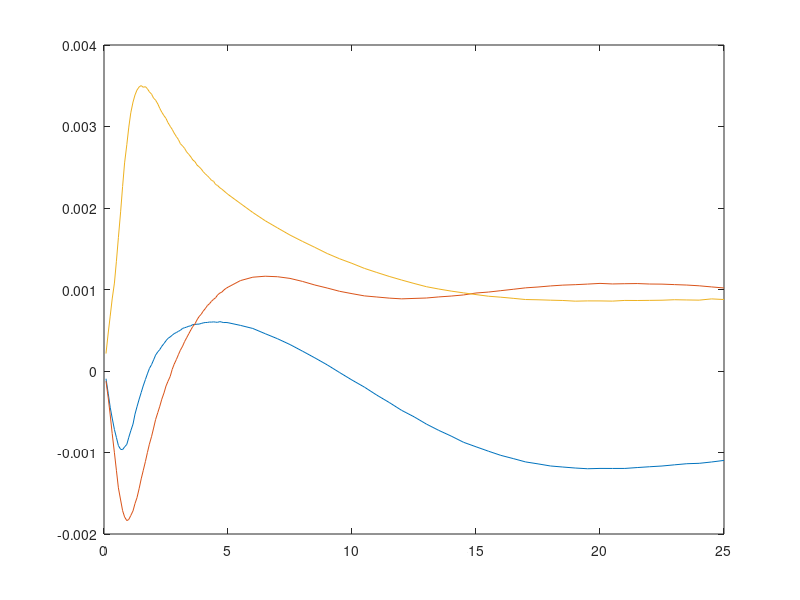

Write the MATLAB code that produced this figure. (Note: this script raises an error after producing the figure.)
%% Cleanup and data loading
clc;
clear all;
close all;

%% Setting up constants
Q = 12;                 % number of compoundings per year for non-infinitesimal model
N = 3;                  % number of principal components
M = 10;                 % number of simulations
D = 252;                % days in year
T = 5*D;                % number of days to simulate
dT = 1/D;               % time step for simulation
s_dT = sqrt(dT);

MICEX_NSS = 1;
BANK_ENGLAND_FWD = 2;
SELECTED_MODEL = BANK_ENGLAND_FWD;

LOGNORMAL = 1;          % 0 - standard model, 1 - non-infinitesimal
APPROXIMATE = 1;        % 0 - no principal components approximation, 1 - polynomial approximation
QUASY_RANDOM = 1;       % 0 - use quasi-random, 1 - low-discrepancy numbers

%% Loading data
switch SELECTED_MODEL
    case MICEX_NSS
        % I have to load data and calculate three variables: dates, rates, terms
        load('hjm_micex_nss.mat');
        terms = [0.01 0.5:0.5:25];
        d_terms = diff(terms);
        
        N1 = size(BETA0, 1);
        M1 = size(terms, 2);
        rates = zeros(N1, M1);
        
        for i = 1:N1
            tau_t = TAU(i)./terms;
            t_tau = terms./TAU(i);
            e_tau_t = exp(-t_tau);
            rates(i,:) = BETA0(i) ...
                        + (BETA1(i)+BETA2(i))*tau_t.*(1-e_tau_t) ...
                        - BETA2(i)*e_tau_t ... 
                        + G1(i)*exp(-(terms.^2)/2) ...
                        + G2(i)*exp(-((terms-1).^2)/2) ...
                        + G3(i)*exp(-((terms-2).^2)/2);
            rates(i,:) = rates(i,:) / 100;
            d_rates = diff(rates(i,:));
            rates(i,:) = convert_to_forward(rates(i,:), terms); 
        end
        dates = TRADEDATE;
    case BANK_ENGLAND_FWD
        load('hjm_boe_forward.mat');
        d_terms = diff(terms);
end

%% Removing empty data
index = find(min(rates, [], 2) == 0);    % finding rows which contain zeros
report.num_zeros = size(index, 1);

rates(index, :) = [];
dates(index) = [];

dates = x2mdate(dates); % not really necessary but nice indeed

%% Estimating volatilities of interest rates
if LOGNORMAL == 0 
    covariance = cov(diff(rates)) * D/10000;
else
    covariance = cov(diff(((1+rates).^(1/Q)-1)*Q)) * D/10000;
end

[V,K] = eig(covariance);
eigen_values = diag(K);
report.percentage_explained = sum(eigen_values(end-N+1:end))/sum(eigen_values);
eigen_values = eigen_values(end-N+1:end);
eigen_vectors = V(:, end-N+1:end);
for i=1:N
    eigen_vectors(:,i) = eigen_vectors(:,i).*sqrt(eigen_values(i));
end

%% And plotting eigenvectors
plot(terms, eigen_vectors, 'YDataSource', 'eigen_vectors', 'XDataSource', 'terms');

%% Fitting eigenvectors
X = polynom(terms', 3);
theta = pinv(X'*X) * X' * eigen_vectors;
fitted_eigen_vectors = X*theta;

%% And plotting eigenvectors together with fitted eigenvectors
plot(terms,[eigen_vectors fitted_eigen_vectors], 'YDataSource', 'eigen_vectors', 'XDataSource', 'terms');

%% Estimating risk-neutral drift and volatility
if APPROXIMATE == 0
    pcv = eigen_vectors;
else
    pcv = fitted_eigen_vectors;
end
N1 = size(pcv, 1);
M1 = size(pcv, 2);

diffusion = zeros(N1, M1);
diffusion(1,:) = pcv(1,:);
for i = 2:N1
    % TODO here's numerical integration while I could do exact
    diffusion(i,:) = diffusion(i-1,:)+((pcv(i,:)+pcv(i-1,:))/2)*d_terms(i-1); 
end

pcv = pcv .* diffusion;
drift = sum(pcv, 2);

%% And plotting drift
plot(terms, drift, 'YDataSource', 'drift_vector', 'XDataSource', 'terms');

%% Monte-Carlo simulation using Musiela parametrization
% At the moment I have a current forward rate curve
[~, index] = max(dates);    % select last date
F0 = rates(index, :)/100;   % initial rate curve

% Defining Zero-Coupon Bond
ZCB.Term = 5;
ZCB.Data = zeros(1,M); % a zero-coupon bond with maturity of 5 years

% Defininig Cap
Cap.Term = 4;
Cap.Rate = (2/3)*mean(mean(rates))/100;
Cap.Period = 1/4;
Cap.Caplets = zeros(M, Cap.Term/Cap.Period);
Cap.Periods = floor(cumsum(ones(1,Cap.Term/Cap.Period)*Cap.Period)*D);
Cap.NumPmts = Cap.Term/Cap.Period;

tic
dt = [d_terms d_terms(end)];

for time=1:M
    M = size(terms, 2);
    f = zeros(T, M);
    f(1,:) = F0;
    if QUASY_RANDOM == 0 
        motion =  randn(T, N) * diffusion';
    else
        rands = zeros(T,N);
        for i = 1:N
            rands(:,i) = lhsnorm(0,1,T)';
        end
        motion = rands * diffusion';
    end
    for i = 2:T
        df = diff(f(i-1,:));
        df = [df df(end)] ./ dt;
        if LOGNORMAL > 0 
            f(i,:) = f(i-1,:) + (drift' + df) * dT + Q*(1-exp(f(i-1,:)/Q)) .* motion(i,:) * s_dT; 
        else
            f(i,:) = f(i-1,:) + (drift' + df) * dT + motion(i,:) * s_dT; 
        end
    end
    % TODO: ':' works when term of bond is equal to depth of simulation 
    ZCB.Data(time) = exp(-sum(f(:,1))*dT); 

    % Using terms array determine which terms are the closest to
    % selected Cap.Period and approximate forward curve at that point using
    % linear interpolation. I also have to remember that this is a FORWARD
    % curve while I need a SPOT one. And, finally, i have to DISCOUNT
    % caplets payoff so that to obatin PV.
    % taking yield curves at preselected (cap payoff dates). 
    curves = f(Cap.Periods, :); 
    % converting into spot rates
    for n = 1:Cap.NumPmts
        forward_rates = curves(n,:);
        curves(n,:) = convert_to_spot(forward_rates, terms);
    end
    % obtaining current rate using interpolation
    currentRates = interp1(terms, curves', Cap.Term);
    % calculating payoffs 
    Cap.Caplets(time, :) = max(currentRates-Cap.Rate.*ones(1,Cap.NumPmts),zeros(1,Cap.NumPmts));
    
    % discounting
    discount_curve = f(1,:);
    discount_curve = [discount_curve(1) (cumsum(discount_curve(2:end).*diff(terms))+discount_curve(1)*terms(1))./terms(2:end)];
    discount_factors = zeros(1, Cap.NumPmts);
    for n = 1:Cap.NumPmts
        discount_factors(n) = interp1(terms, discount_curve, Cap.Periods(n)/D);
    end
    
    discount_factors = exp(-discount_factors.*Cap.Periods/D);
    Cap.Caplets(time, :) = Cap.Caplets(time, :).*discount_factors;   
end

toc
ZCB.Price = mean(ZCB.Data);
ZCB.Yield = -1/(T/D)*log(ZCB.Price)*100;
Cap.Price = sum(sum(Cap.Caplets))/size(Cap.Caplets,1)/size(Cap.Caplets,2);

%% And plotting curvez
mesh(f); figure(gcf);